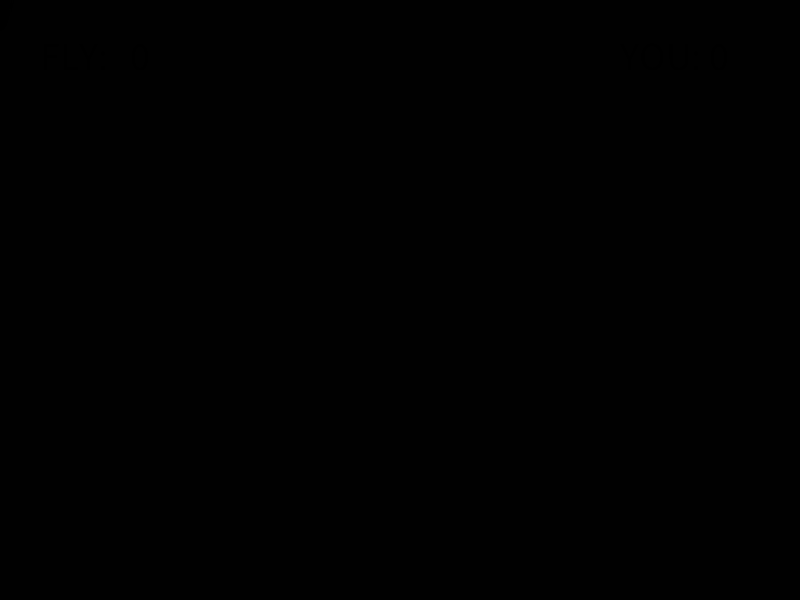
Frame 1 (no input)
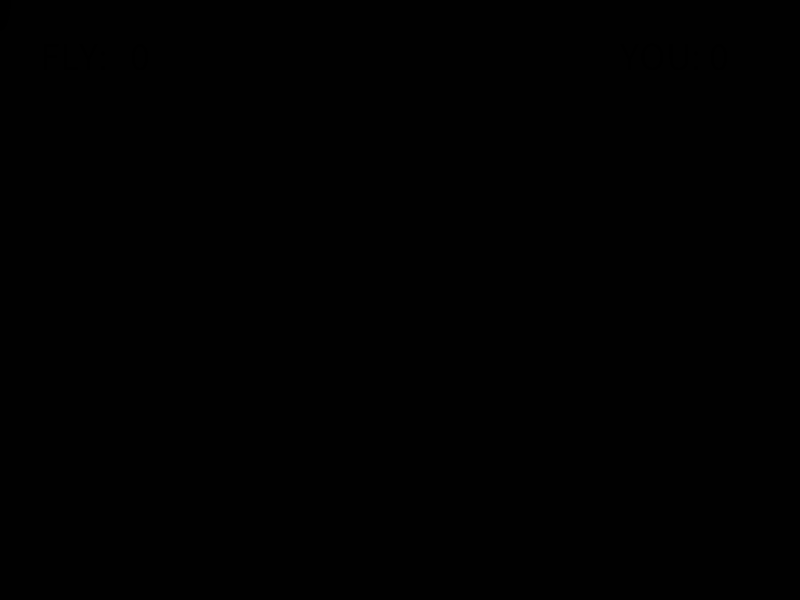
Frame 60 (the mouse pressed at the canvas centre just before this capture)
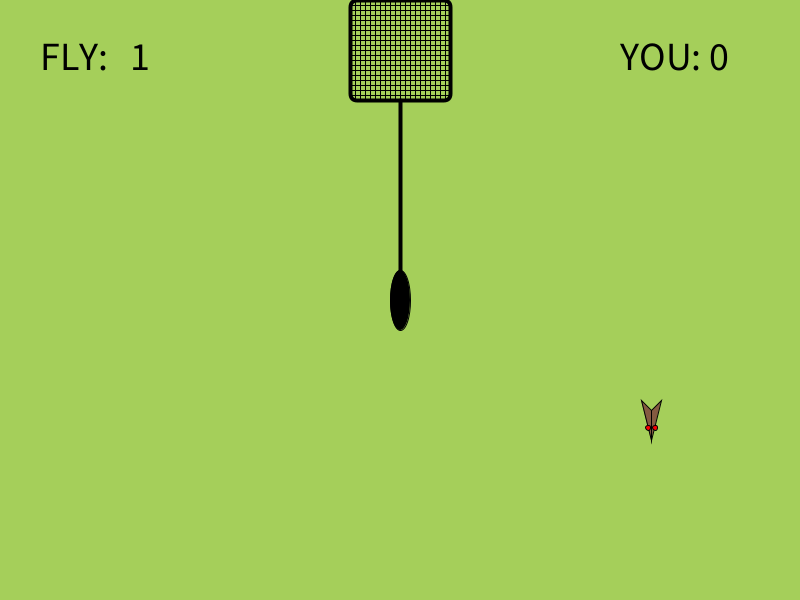
Frame 120 (the mouse held since frame 60 and released just before this capture)

The Processing sketch that drew these frames (run headless with seeded random() and noise(); from frame 60 on, the mouse is pressed at the canvas centre):

// Processing sketch: processing_161277
// ── processing_161277.pde

float flyX;
float flyY;
float flyF1;
float flyF2;
float flyF3;



void setup(){
 size(800,600);

flyX = 1;
flyY = 1;
flyF1 = 1;
flyF2 = 1;
flyF3 = 1;
}

void draw(){
  background(flyF3+mouseX/4,flyF1+mouseY/4,flyF2);
  
  //Moving flyswatter
  strokeWeight(4);
  line(mouseX,mouseY,mouseX,mouseY-200);
  noFill();
  rect(mouseX-50,mouseY-300,100,100,7);  
  
  //Verticle lines
  strokeWeight(1);
  line(mouseX-45,mouseY-300,mouseX-45,mouseY-200);
  line(mouseX-40,mouseY-300,mouseX-40,mouseY-200);
  line(mouseX-35,mouseY-300,mouseX-35,mouseY-200);
  line(mouseX-30,mouseY-300,mouseX-30,mouseY-200);
  line(mouseX-25,mouseY-300,mouseX-25,mouseY-200);
  line(mouseX-20,mouseY-300,mouseX-20,mouseY-200);
  line(mouseX-15,mouseY-300,mouseX-15,mouseY-200);
  line(mouseX-10,mouseY-300,mouseX-10,mouseY-200);
  line(mouseX-5,mouseY-300,mouseX-5,mouseY-200);
  line(mouseX,mouseY-300,mouseX,mouseY-200);
  line(mouseX+5,mouseY-300,mouseX+5,mouseY-200);
  line(mouseX+10,mouseY-300,mouseX+10,mouseY-200);
  line(mouseX+15,mouseY-300,mouseX+15,mouseY-200);
  line(mouseX+20,mouseY-300,mouseX+20,mouseY-200);
  line(mouseX+25,mouseY-300,mouseX+25,mouseY-200);
  line(mouseX+30,mouseY-300,mouseX+30,mouseY-200);
  line(mouseX+35,mouseY-300,mouseX+35,mouseY-200);
  line(mouseX+40,mouseY-300,mouseX+40,mouseY-200);
  line(mouseX+45,mouseY-300,mouseX+45,mouseY-200);
 
  //Horizontal lines
  line(mouseX-50,mouseY-295,mouseX+50,mouseY-295);
  line(mouseX-50,mouseY-290,mouseX+50,mouseY-290);
  line(mouseX-50,mouseY-285,mouseX+50,mouseY-285);
  line(mouseX-50,mouseY-280,mouseX+50,mouseY-280);
  line(mouseX-50,mouseY-275,mouseX+50,mouseY-275);
  line(mouseX-50,mouseY-270,mouseX+50,mouseY-270);
  line(mouseX-50,mouseY-265,mouseX+50,mouseY-265);
  line(mouseX-50,mouseY-260,mouseX+50,mouseY-260);
  line(mouseX-50,mouseY-255,mouseX+50,mouseY-255);
  line(mouseX-50,mouseY-250,mouseX+50,mouseY-250);
  line(mouseX-50,mouseY-245,mouseX+50,mouseY-245);
  line(mouseX-50,mouseY-240,mouseX+50,mouseY-240);
  line(mouseX-50,mouseY-235,mouseX+50,mouseY-235);
  line(mouseX-50,mouseY-230,mouseX+50,mouseY-230);
  line(mouseX-50,mouseY-225,mouseX+50,mouseY-225);
  line(mouseX-50,mouseY-220,mouseX+50,mouseY-220);
  line(mouseX-50,mouseY-215,mouseX+50,mouseY-215);
  line(mouseX-50,mouseY-210,mouseX+50,mouseY-210);
  line(mouseX-50,mouseY-205,mouseX+50,mouseY-205);
  
  fill(0,0,0);
  ellipse(mouseX,mouseY,20,60);
  
  flyX = flyX + random(-3,3) + flyY/100;
  flyY = flyY + random(-3,3) + flyX/100;
  
  //Texts
  textSize(40);
  text(score,130,70);
  text("FLY:",40,70);
  text("YOU: 0", 620,70);
 
  
  
  //Fly
  fill(flyF1,flyF2,flyF3);
  triangle(flyX+10,flyY+10, flyX+10, flyY-20, flyX+0, flyY-30);
  triangle(flyX+10, flyY+10, flyX+10, flyY-20, flyX+20, flyY-30);
  
  //Fly eyes
  fill(250,0,0);
ellipse(flyX+7,flyY-3,5,5);
ellipse(flyX+14,flyY-3,5,5);

//Texts
//fill(flyX, 102, 153);
//text("you missed..", flyX, flyY);
//fill(0, 102, 153);
//text("KLASK!!", mouseX, mouseY);


//Fly legs
  //line(flyX

  
}

//f mouseX = 

 //Logix 
int score = 0;

void mousePressed() {
  score ++;
  if (flyX == 0) {
    flyX = random(100,700);
    flyY = random(0,200);
    flyF1 = random(0,200);
    flyF2 = random(0,200);
    flyF3 = random(0,200);
    
    
  } else {
    flyX = random(100,700);
    flyY = random(0,200);
    flyF1 = random(0,200);
    flyF2 = random(0,200);
    flyF3 = random(0,200);
  }
  println(score);
}
